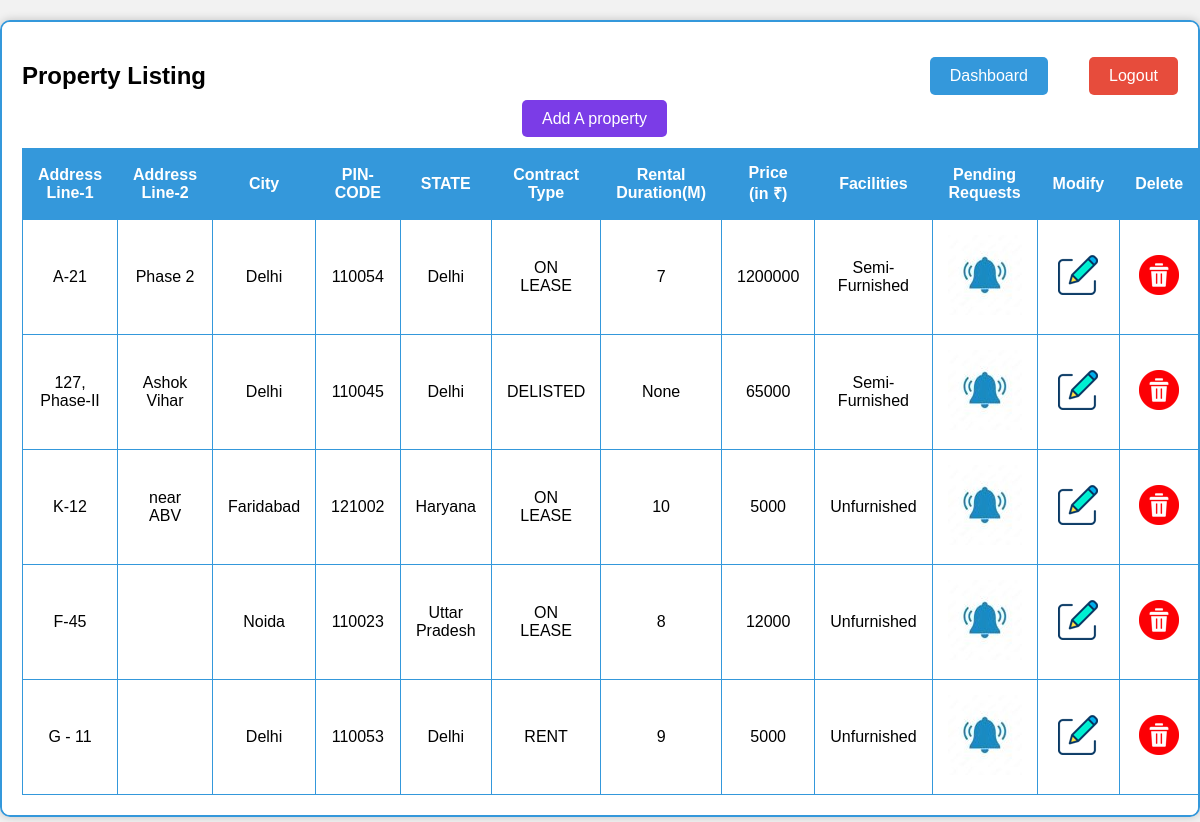
/my_properties/ (signed in), run on the app's committed database.
### project_app/models.py (models this page shows, shortened)
class Property(models.Model):
    owner = models.CharField(max_length=30,  null= False, blank=False, default = None)
    address_line_1 = models.CharField(max_length=30,  null= False, blank=False, default = None)
    address_line_2 = models.CharField(max_length=30,  null= False, blank=True, default = '')
    state = models.CharField(max_length=30,  null= False, blank=False, default = None)
    city = models.CharField(max_length=30,  null= False, blank=False, default = None)
    pincode = models.CharField(max_length=6,  null= False, blank=False, default = None)
    type = models.CharField(max_length=4,  null= False, blank=False, default = None)
    duration = models.DecimalField(decimal_places=0, max_digits=3, validators=[MaxValueValidator(limit_value=240)], null = True, blank = True, default = None)
    price = models.DecimalField(decimal_places=0, max_digits=10, null = True, blank = True, default= 0)
    facilities = models.CharField(max_length=20,  null= False, blank=False, default = None)

### project_app/views.py (the view)
# urls.py: path("my_properties/", views.my_properties, name="my_properties_page"),
def my_properties(request):
    username = request.session.get('username')
    if(request.session.get('email_kyc') is None):
            return redirect('logout_page')
    if(username is None):
        return redirect('login_page')
    if(request.method == 'POST'):
        return redirect('my_properties_page')
    else:
        try:
            my_properties_list = []
            properties = Property.objects.values()
            for i in range(len(properties)):
                if username == properties[i]["owner"] and properties[i]['type'] != 'DELETED':
                    my_properties_list.append(properties[i])
            return render(request, 'my_properties.html', {'properties':my_properties_list})
        except:
            messages.error(request, 'Unexpected Error')
            return redirect('dashboard_page')

### project_app/templates/my_properties.html (shortened to what this page needs)
{% load static %}
<!DOCTYPE html>
<html>
<head>
</head>
<body>
    <div class="container">
        <h2>Property Listing</h2>
        <a class="dashboard-button" href="/dashboard">Dashboard</a>
        <a class="logout-button" href="/logout">Logout</a>
        <a class="add-property-button" href="/add_property">Add A property</a>
        <div class="scroll-container">
            <table>
                <thead>
                    <tr>
                        <th>Address Line-1</th>
                        <th>Address Line-2</th>
                        <th>City</th>
                        <th>PIN-CODE</th>
                        <th>STATE</th>
                        <th>Contract Type</th>
                        <th>Rental Duration(M)</th>
                        <th>Price (in ₹)</th>
                        <th>Facilities</th>
                        <th>Pending Requests</th>
                        <th>Modify</th>
                        <th>Delete</th>
                    </tr>
                </thead>
                <tbody>
                    {% for property in properties %}
                    <tr>
                        <td>{{ property.address_line_1 }}</td>
                        <td>{{ property.address_line_2 }}</td>
                        <td>{{ property.city }}</td>
                        <td>{{ property.pincode }}</td>
                        <td>{{ property.state }}</td>
                        <td>{{ property.type }}</td>
                        <td>{{ property.duration }}</td>
                        <td>{{ property.price }}</td>
                        <td>{{ property.facilities }}</td>
                        <td>
                            <a href="/display_property_applications/{{property.id}}">
                                <img src ="{% static 'notification_icon.jpg' %}" alt="Display Applications">
                            </a>
                        </td>
                        <td>
                            <a href="/edit_property/{{property.id}}">
                                <img src ="{% static 'edit_icon5.png' %}" alt="Edit Property">
                            </a>
                        </td>
                        <td>
                            <a href="/delete_property/{{property.id}}">
                                <img src ="{% static 'delete_icon4.png' %}" alt="Delete Property">
                            </a>
                        </td>
                    </tr>
                    {% endfor %}
                </tbody>
            </table>
        </div>
    </div>
</body>
</html>

### project_app/templates/my_properties.html (style rules this page uses)
html, body { height: fit-content; font-family: Arial, sans-serif; background-color: #f2f2f2; margin: 0; padding: 0; }
.container { max-width: 1250px; margin: 20px auto; padding: 20px; border: 2px solid #3498db; background-color: #fff; box-shadow: 0px 0px 10px rgba(0, 0, 0, 0.2); border-radius: 10px; height: 100%; position: relative; overflow-x: scroll; }
.scroll-container { max-height: calc(100% - 120px); margin-top: 20px; }
table { width: 100%; border-collapse: collapse; }
table, th, td { border: 1px solid #3498db; }
th, td { padding: 15px; text-align: center; }
th { background-color: #3498db; color: #fff; }
.logout-button { position: absolute; top: 35px; right: 20px; background-color: #e74c3c; color: #fff; border: none; padding: 10px 20px; font-size: 16px; border-radius: 5px; cursor: pointer; text-decoration: none; }
.add-property-button { top: 35px; margin-left: 500px; right: 20px; background-color: #7b3ce7; color: #fff; border: none; padding: 10px 20px; font-size: 16px; border-radius: 5px; cursor: pointer; text-decoration: none; }
.dashboard-button { position: absolute; top: 35px; right: 150px; background-color: #3498db; color: #fff; border: none; padding: 10px 20px; font-size: 16px; border-radius: 5px; cursor: pointer; text-decoration: none; }

### data on the page
Property: address_line_1 "A-21", address_line_2 "Phase 2", city "Delhi", pincode "110054", state "Delhi", type "ON LEASE", duration "7", price "1200000", facilities "Semi-Furnished"
Property: address_line_1 "127, Phase-II", address_line_2 "Ashok Vihar", city "Delhi", pincode "110045", state "Delhi", type "DELISTED", duration "None", price "65000", facilities "Semi-Furnished"
Property: address_line_1 "K-12", address_line_2 "near ABV", city "Faridabad", pincode "121002", state "Haryana", type "ON LEASE", duration "10", price "5000", facilities "Unfurnished"
Property: address_line_1 "F-45", city "Noida", pincode "110023", state "Uttar Pradesh", type "ON LEASE", duration "8", price "12000", facilities "Unfurnished"
Property: address_line_1 "G - 11", city "Delhi", pincode "110053", state "Delhi", type "RENT", duration "9", price "5000", facilities "Unfurnished"
